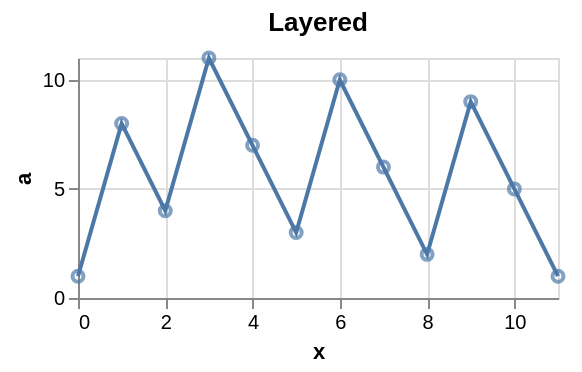

The Vega-Lite source for this figure:
### Vega-Lite specification from a JSON file in a GitHub repository (floating-point values rounded to 4 significant figures)
{"title": "Layered", "width": 240, "height": 120, "data": {"values": [{"x": 0, "a": 1, "b": 2, "g": "p"}, {"x": 1, "a": 8, "b": 7, "g": "q"}, {"x": 2, "a": 4, "b": 3, "g": "r"}, {"x": 3, "a": 11, "b": 8, "g": "p"}, {"x": 4, "a": 7, "b": 4, "g": "q"}, {"x": 5, "a": 3, "b": 9, "g": "r"}, {"x": 6, "a": 10, "b": 5, "g": "p"}, {"x": 7, "a": 6, "b": 10, "g": "q"}, {"x": 8, "a": 2, "b": 6, "g": "r"}, {"x": 9, "a": 9, "b": 2, "g": "p"}, {"x": 10, "a": 5, "b": 7, "g": "q"}, {"x": 11, "a": 1, "b": 3, "g": "r"}]}, "encoding": {"x": {"field": "x", "type": "quantitative"}, "y": {"field": "a", "type": "quantitative"}}, "layer": [{"mark": "line"}, {"mark": "point"}]}
